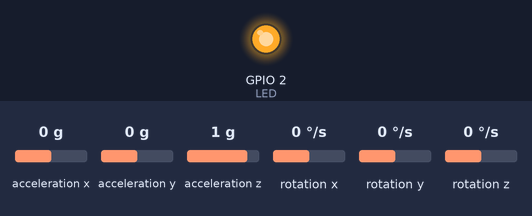
A sketch run on a simulated ESP32. On the bench: output pins drawn as LEDs (lit = HIGH). The inputs (shaded band) are chosen by the test bench; at power-on: acceleration x 0 g, acceleration y 0 g, acceleration z 1 g, rotation x 0 °/s, rotation y 0 °/s, rotation z 0 °/s. WiFi joins after 1.5 s; servers stay silent unless stated; no MQTT or app messages arrive unless stated; what the sketch prints to the serial monitor is not drawn.

Above: at 0.1 s.
Timing chart, 0 to 1.7 s (numbered marks = the images above):
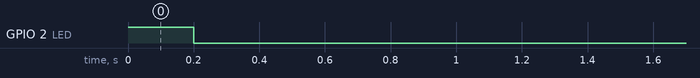

The sketch:

index.ino
```cpp
// Integrantes :
// Enzo Augusto Lima da Silva – RM: 562249
// Gustavo Neres dos Santos – RM: 561785
// Pedro Marchese – RM: 563339
// Rafaell Santiago – RM: 563486

#include <WiFi.h>
#include <PubSubClient.h>
#include <Wire.h>
#include <MPU6050.h>

// =================== CONFIGURAÇÕES ===================
const char* SSID = "Wokwi-GUEST";
const char* PASSWORD = "";
const char* BROKER_MQTT = "18.228.26.115";
const int BROKER_PORT = 1883;

const char* TOPICO_SUBSCRIBE = "/TEF/iot001/cmd";
const char* TOPICO_PUBLISH_ACC = "/TEF/iot001/attrs/acc";
const char* TOPICO_PUBLISH_VEL = "/TEF/iot001/attrs/vel";
const char* TOPICO_PUBLISH_DIST = "/TEF/iot001/attrs/dist";
const char* TOPICO_PUBLISH_STATUS = "/TEF/iot001/attrs";
const char* ID_MQTT = "fiware_iot001";

const int LED = 2; // LED onboard

// =================== OBJETOS GLOBAIS ===================
WiFiClient espClient;
PubSubClient MQTT(espClient);
MPU6050 mpu;

// =================== VARIÁVEIS FÍSICAS ===================
float vel = 0.0;
float dist = 0.0;
unsigned long lastTime = 0;

// Filtro e calibração
float accX_f = 0, accY_f = 0, accZ_f = 0;
float offsetX = 0, offsetY = 0, offsetZ = 0;

// =================== INICIALIZAÇÕES ===================
void setup() {
  Serial.begin(115200);
  pinMode(LED, OUTPUT);
  digitalWrite(LED, HIGH);
  delay(200);
  digitalWrite(LED, LOW);

  Serial.println("------ Conexão Wi-Fi ------");
  WiFi.begin(SSID, PASSWORD);
  while (WiFi.status() != WL_CONNECTED) {
    delay(500);
    Serial.print(".");
  }
  Serial.println("\nConectado com sucesso!");
  Serial.print("IP: ");
  Serial.println(WiFi.localIP());

  MQTT.setServer(BROKER_MQTT, BROKER_PORT);

  Wire.begin();
  mpu.initialize();
  if (!mpu.testConnection()) {
    Serial.println("Falha ao conectar ao MPU6050!");
    while (1);
  }
  Serial.println("MPU6050 conectado com sucesso!");
  delay(1500);

  // ---- Calibração inicial ----
  Serial.println("Calibrando MPU6050... Mantenha o sensor imóvel!");
  const int samples = 200;
  for (int i = 0; i < samples; i++) {
    int16_t ax, ay, az;
    mpu.getAcceleration(&ax, &ay, &az);
    offsetX += ax;
    offsetY += ay;
    offsetZ += az;
    delay(10);
  }
  offsetX /= samples;
  offsetY /= samples;
  offsetZ /= samples;
  Serial.println("Calibração concluída!");
  delay(1000);
}

// =================== LOOP PRINCIPAL ===================
void loop() {
  if (!MQTT.connected()) reconnectMQTT();
  handleMPU();
  MQTT.loop();
}

// =================== FUNÇÃO: LEITURA DO SENSOR ===================
void handleMPU() {
  int16_t ax, ay, az;
  mpu.getAcceleration(&ax, &ay, &az);

  // Conversão e remoção do offset
  float accX = ((ax - offsetX) / 16384.0) * 9.81;
  float accY = ((ay - offsetY) / 16384.0) * 9.81;
  float accZ = ((az - offsetZ) / 16384.0) * 9.81;

  // --- FILTRO DE MÉDIA EXPONENCIAL ---
  accX_f = 0.9 * accX_f + 0.1 * accX;
  accY_f = 0.9 * accY_f + 0.1 * accY;
  accZ_f = 0.9 * accZ_f + 0.1 * accZ;

  // --- REMOVER GRAVIDADE (Z) APÓS CALIBRAÇÃO ---
  float accZ_corrigido = accZ_f - 9.81;
  float accResultCorrigido = sqrt(accX_f * accX_f + accY_f * accY_f + accZ_corrigido * accZ_corrigido);


  // --- CÁLCULO DO MÓDULO DA ACELERAÇÃO ---
  float accResult = sqrt(accX_f * accX_f + accY_f * accY_f + accZ_f * accZ_f);

  // --- CÁLCULO DO Δt ---
  unsigned long currentTime = millis();
  float deltaT = (currentTime - lastTime) / 1000.0;
  if (deltaT <= 0) deltaT = 0.1; // segurança mínima


  // --- LIMIAR PARA RUÍDO ---
  if (fabs(accResult) < 0.6) { // ruído típico de sensores parados
    accResult = 0;
  }

  // --- INTEGRAÇÃO ---
  vel += accResult * deltaT;

  // Desaceleração gradual se parado
  if (accResult == 0 && vel > 0) {
    vel *= 0.95; // perda de 5% por ciclo
    if (vel < 0.01) vel = 0;
  }

  dist += vel * deltaT;

  // --- SAÍDA SERIAL ---
  Serial.println("--------------------------------------------------");
  Serial.print("Δt: "); Serial.print(deltaT, 3); Serial.println(" s");
  Serial.print("Aceleração resultante: "); Serial.print(accResult, 2); Serial.println(" m/s²");
  Serial.print("Velocidade estimada:   "); Serial.print(vel, 2); Serial.println(" m/s");
  Serial.print("Distância percorrida:  "); Serial.print(dist, 2); Serial.println(" m");
  Serial.println("--------------------------------------------------\n");

  // --- PUBLICAÇÃO MQTT ---
  MQTT.publish(TOPICO_PUBLISH_ACC, String(accResult).c_str());
  MQTT.publish(TOPICO_PUBLISH_VEL, String(vel).c_str());
  MQTT.publish(TOPICO_PUBLISH_DIST, String(dist).c_str());

  delay(5000);
}

// =================== FUNÇÃO: RECONEXÃO MQTT ===================
void reconnectMQTT() {
  while (!MQTT.connected()) {
    Serial.print("* Tentando conectar ao Broker MQTT: ");
    Serial.println(BROKER_MQTT);
    if (MQTT.connect(ID_MQTT)) {
      Serial.println("Conectado ao broker MQTT!");
      MQTT.publish(TOPICO_PUBLISH_STATUS, "s|on");
    } else {
      Serial.println("Falha ao conectar. Nova tentativa em 2s...");
      delay(2000);
    }
  }
}
```
